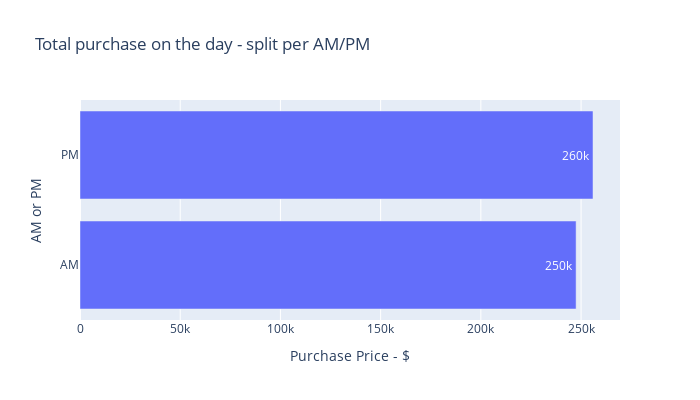

This figure's notebook cell:
### Code cell
pivot_am_pm = pd.pivot_table(data=df_ecom, index=['AM or PM'], values = 'Purchase Price', 
                                   aggfunc = 'sum')

fig_tim_distr2 = px.bar(data_frame = pivot_am_pm, y = pivot_am_pm.index, x = 'Purchase Price',
                      title = 'Total purchase on the day - split per AM/PM',  
                        width=700, height=400, text = 'Purchase Price', 
                        labels={'Purchase Price': 'Purchase Price - $'})
fig_tim_distr2.update_traces(texttemplate='%{text:.2s}', textposition='inside')
fig_tim_distr2.show()

### Figure 1 — Plotly figure (JSON) as saved in the notebook; plotly's stock layout.template omitted (floating-point values rounded to 4 significant figures)
{"data": [{"alignmentgroup": "True", "hovertemplate": "Purchase Price - $=%{text}<br>AM or PM=%{y}<extra></extra>", "legendgroup": "", "marker": {"color": "#636efa"}, "name": "", "offsetgroup": "", "orientation": "h", "showlegend": false, "text": [247500.0, 256000.0], "textposition": "inside", "texttemplate": "%{text:.2s}", "type": "bar", "x": [247500.0, 256000.0], "xaxis": "x", "y": ["AM", "PM"], "yaxis": "y"}], "layout": {"barmode": "relative", "height": 400, "legend": {"tracegroupgap": 0}, "title": {"text": "Total purchase on the day - split per AM/PM"}, "width": 700, "xaxis": {"anchor": "y", "domain": [0, 1], "title": {"text": "Purchase Price - $"}}, "yaxis": {"anchor": "x", "domain": [0, 1], "title": {"text": "AM or PM"}}}}
